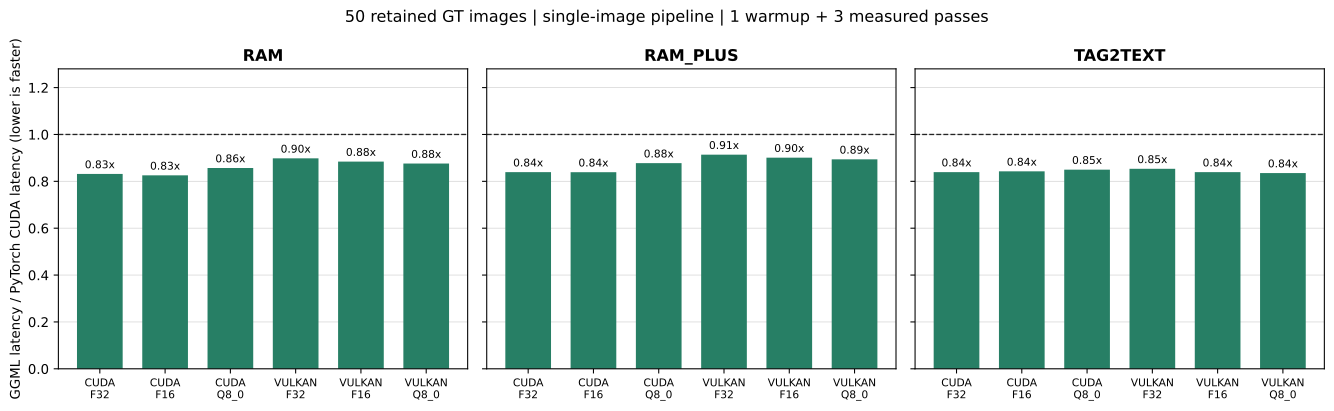

Source code (Python):
#!/usr/bin/env python3
"""Publish the measured 50-image PyTorch CUDA versus GGML matrix.

The input is a single full_eval run using batch size 1 on the Python side.
Raw run files stay ignored; this script emits a compact, reviewable summary.
"""

from __future__ import annotations

import argparse
import csv
import hashlib
import json
import platform
import subprocess
import sys
from collections import defaultdict
from pathlib import Path

import matplotlib

matplotlib.use("Agg")
import matplotlib.pyplot as plt

MODELS = ("ram", "ram_plus", "tag2text")
BACKENDS = ("cuda", "vulkan")
DTYPES = ("f32", "f16", "q8_0")
DATASETS = ("openimages_common_214", "openimages_rare_200", "imagenet_multi", "hico")


def add_gt_reference(rows: list[dict[str, str]], run_dir: Path) -> None:
    sys.path.insert(0, str(Path(__file__).resolve().parent))
    from full_eval import annotation_metrics, load_matrix, load_rows
    sidecars = Path(__file__).resolve().parent / "label_spaces"
    args = argparse.Namespace(label_space_dir=sidecars)
    references = {}
    for row in rows:
        key = row["dataset"], row["model"]
        if key not in references:
            dataset, model = key
            records = load_rows(run_dir / "manifests" / f"{dataset}.records.jsonl")
            stem = f"datasets__{dataset}__{model}__pytorch"
            predictions = load_rows(run_dir / f"{stem}.jsonl")
            byte_count = (run_dir / f"{stem}.f32").stat().st_size
            classes = byte_count // (4 * len(predictions))
            scores = load_matrix(run_dir / f"{stem}.f32", len(predictions), classes, False)
            references[key] = annotation_metrics(records, model, scores, predictions, dataset, args)
        reference = references[key]
        if reference["annotation_status"] != "ok":
            raise ValueError(f"invalid PyTorch GT label space: {key}")
        for metric in ("mAP", "CP", "CR"):
            row[f"pytorch_{metric}"] = str(reference[metric])
            row[f"delta_{metric}"] = str(float(row[metric]) - reference[metric])


def parse_args() -> argparse.Namespace:
    parser = argparse.ArgumentParser(description=__doc__)
    parser.add_argument("--run-dir", type=Path, required=True)
    parser.add_argument("--caption-run", type=Path, required=True)
    parser.add_argument("--output-dir", type=Path, default=Path(__file__).resolve().parent)
    parser.add_argument("--device", default="NVIDIA GeForce RTX 3060 (12 GiB), driver 550.144.03")
    parser.add_argument("--require-acceptance", action="store_true",
                        help="publish only complete passing runs with GPU audit logs")
    return parser.parse_args()


def load_run(path: Path) -> list[dict[str, str]]:
    with (path / "summary.csv").open(newline="", encoding="utf-8") as stream:
        rows = list(csv.DictReader(stream))
    expected = {(dataset, model, backend, dtype)
                for dataset in DATASETS for model in MODELS
                for backend in BACKENDS for dtype in DTYPES}
    actual = {(row["dataset"], row["model"], row["backend"], row["dtype"]) for row in rows}
    if len(rows) != len(expected) or actual != expected:
        raise ValueError(f"expected {len(expected)} distinct matrix rows, got {len(rows)}")
    if any(row["pytorch_batch_size"] != "1" or row["annotation_status"] != "ok" for row in rows):
        raise ValueError("the public matrix requires batch_size=1 and valid GT scoring")
    if any(int(row["images"]) != (14 if row["dataset"] == DATASETS[0] else 12) for row in rows):
        raise ValueError("dataset counts do not match the retained 50-image set")
    return rows


def load_caption(path: Path) -> dict:
    payload = json.loads((path / "caption_results.json").read_text(encoding="utf-8"))
    expected = {(backend, dtype) for backend in BACKENDS for dtype in DTYPES}
    rows = payload["measurements"]
    actual = {(row["backend"], row["dtype"]) for row in rows}
    if (payload["device"] != "cuda" or len(payload["images"]) != 50 or
            payload["warmup"] != 1 or payload["repeat"] != 3 or
            len(rows) != len(expected) or actual != expected or
            any(len(row["captions"]) != 50 for row in rows)):
        raise ValueError("caption run must contain the complete 50-image CUDA baseline and six GGML combinations")
    return payload


def audit_run(path: Path, caption: bool = False) -> dict:
    acceptance = json.loads((path / "acceptance.json").read_text())
    if not acceptance["passed"]:
        raise ValueError(f"acceptance failed: {path}")
    if caption:
        logs = [path / f"{backend}-{dtype}.log" for backend in BACKENDS for dtype in DTYPES]
        python_audit = json.loads((path / "pytorch_gpu_audit.json").read_text())
        if python_audit["transient_gpu_pids"] or python_audit["errors"] or not python_audit["samples"]:
            raise ValueError(f"Python caption audit failed: {path}")
    else:
        logs = [path / "logs" / f"datasets__{dataset}__{model}__{suffix}.log"
                for dataset in DATASETS for model in MODELS
                for suffix in ["pytorch"] + [f"ggml__{backend}__{dtype}"
                                             for backend in BACKENDS for dtype in DTYPES]]
    allowed = set()
    samples = 0
    for log in logs:
        text = log.read_text()
        if "--- gpu timing audit ---" not in text:
            raise ValueError(f"missing timing audit: {log}")
        audit = json.loads(text.split("--- gpu timing audit ---")[-1])
        if audit["transient_gpu_pids"] or not audit["samples"]:
            raise ValueError(f"GPU overlap or missing samples: {log}")
        allowed.update(audit["allowed_gpu_pids"])
        samples += len(audit["samples"])
    return {"acceptance": acceptance, "audited_commands": len(logs) + int(caption),
            "process_samples": samples, "allowed_gpu_pids": sorted(allowed),
            "transient_gpu_overlap": False}


def write_metadata(args: argparse.Namespace) -> None:
    import torch
    root = Path(__file__).resolve().parents[2]
    files = ("cpp_ggml/src/main.cpp", "cpp_ggml/include/ram_ggml/inference.hpp",
             "cpp_ggml/scripts/export_gguf.py", "cpp_ggml/benchmarks/full_eval.py",
             "cpp_ggml/benchmarks/python_eval.py", "cpp_ggml/benchmarks/caption_all.py",
             "cpp_ggml/build-cuda/ram-ggml", "cpp_ggml/build-vulkan/ram-ggml",
             "cpp_ggml/third_party/patches/0001-ram-ggml-v0210-integration.patch",
             "cpp_ggml/models/SHA256SUMS")
    source_hashes = {name: hashlib.sha256((root / name).read_bytes()).hexdigest() for name in files}
    model_hashes = {name: digest for digest, name in
                    (line.split() for line in (root / "cpp_ggml/models/SHA256SUMS").read_text().splitlines())}
    gpu = subprocess.run(["nvidia-smi", "--query-gpu=name,driver_version,memory.total",
                          "--format=csv,noheader"], capture_output=True, text=True, check=True)
    payload = {"tag_run": args.run_dir.name, "caption_run": args.caption_run.name,
               "gpu": gpu.stdout.strip(), "platform": platform.platform(),
               "pytorch_version": torch.__version__, "pytorch_cuda_version": torch.version.cuda,
               "ggml_revision": "8599e0ea3756c4bac4ef813af2241cb1a8bbfb0b",
               "pipeline": {"python_batch_size": 1, "cpp_threads": 8, "warmup": 1, "repeat": 3,
                            "model_loading_timed": False, "json_serialization_timed": False,
                            "cuda_tagging_compute": "FP16 inputs, FP32 accumulation/output",
                            "cuda_caption_compute": "FP32",
                            "gpu_coordination": "idle parent CUDA context during audited continuation; no compute",
                            "allowed_services": "prophet and AVM; desktop graphics may remain active"},
               "tag_audit": audit_run(args.run_dir),
               "caption_audit": audit_run(args.caption_run, caption=True),
               "source_sha256": source_hashes, "gguf_sha256": model_hashes}
    (args.output_dir / "BENCHMARK_METADATA.json").write_text(json.dumps(payload, indent=2) + "\n")


def aggregate(rows: list[dict[str, str]]) -> list[dict[str, float | str | int]]:
    groups: dict[tuple[str, str, str], list[dict[str, str]]] = defaultdict(list)
    for row in rows:
        groups[row["model"], row["backend"], row["dtype"]].append(row)
    result = []
    for model in MODELS:
        for backend in BACKENDS:
            for dtype in DTYPES:
                group = groups[model, backend, dtype]
                count = sum(int(row["images"]) for row in group)
                weighted = lambda key: sum(int(row["images"]) * float(row[key]) for row in group) / count
                py = weighted("pytorch_latency_ms")
                ggml = weighted("ggml_latency_ms")
                result.append({
                    "model": model, "backend": backend, "dtype": dtype, "images": count,
                    "pytorch_ms": py, "ggml_ms": ggml, "ggml_over_pytorch": ggml / py,
                    "speedup": py / ggml, "cross_f1": weighted("cross_f1"),
                    "minimum_dataset_f1": min(float(row["cross_f1"]) for row in group),
                    "probability_mae": weighted("pytorch_cross_mae"),
                    "failed_datasets": sum(row["ggml_faster"] != "True" for row in group),
                })
    return result


def write_csv(rows: list[dict[str, str]], path: Path) -> None:
    columns = ("dataset", "model", "backend", "dtype", "images", "pytorch_latency_ms",
               "ggml_latency_ms", "latency_ratio_ggml_over_pytorch", "ggml_faster",
               "cross_f1", "pytorch_cross_mae", "annotation_status", "mAP", "CP", "CR",
               "pytorch_mAP", "pytorch_CP", "pytorch_CR", "delta_mAP", "delta_CP", "delta_CR")
    with path.open("w", newline="", encoding="utf-8") as stream:
        writer = csv.DictWriter(stream, fieldnames=columns, lineterminator="\n")
        writer.writeheader()
        writer.writerows({key: row.get(key, "") for key in columns} for row in rows)


def write_chart(rows: list[dict[str, float | str | int]], path: Path) -> None:
    figure, axes = plt.subplots(1, 3, figsize=(14, 4.3), sharey=True)
    for axis, model in zip(axes, MODELS):
        subset = [row for row in rows if row["model"] == model]
        labels = [f"{row['backend'].upper()}\n{row['dtype'].upper()}" for row in subset]
        ratios = [float(row["ggml_over_pytorch"]) for row in subset]
        colors = ["#277f65" if ratio < 1 else "#c24c43" for ratio in ratios]
        bars = axis.bar(range(len(subset)), ratios, color=colors, width=0.7)
        axis.axhline(1, color="#252525", linewidth=1, linestyle="--")
        axis.set_title(model.upper(), fontsize=12, weight="bold")
        axis.set_xticks(range(len(subset)), labels, fontsize=8)
        axis.set_ylim(0, max(1.28, max(ratios) * 1.12))
        axis.grid(axis="y", color="#d8d8d8", linewidth=0.6)
        axis.set_axisbelow(True)
        for bar, ratio in zip(bars, ratios):
            axis.text(bar.get_x() + bar.get_width() / 2, ratio + 0.015, f"{ratio:.2f}x",
                      ha="center", va="bottom", fontsize=8)
    axes[0].set_ylabel("GGML latency / PyTorch CUDA latency (lower is faster)")
    figure.suptitle("50 retained GT images | single-image pipeline | 1 warmup + 3 measured passes")
    figure.tight_layout()
    figure.savefig(path, format="svg", bbox_inches="tight")
    plt.close(figure)


def write_accuracy_chart(rows: list[dict[str, float | str | int]], path: Path) -> None:
    figure, axes = plt.subplots(1, 3, figsize=(14, 4.3), sharey=True)
    for axis, model in zip(axes, MODELS):
        subset = [row for row in rows if row["model"] == model]
        labels = [f"{row['backend'].upper()}\n{row['dtype'].upper()}" for row in subset]
        minimums = [float(row["minimum_dataset_f1"]) for row in subset]
        colors = ["#277f65" if value >= 0.99 else "#c24c43" for value in minimums]
        bars = axis.bar(range(len(subset)), minimums, color=colors, width=0.7)
        axis.axhline(0.99, color="#252525", linewidth=1, linestyle="--")
        axis.set_title(model.upper(), fontsize=12, weight="bold")
        axis.set_xticks(range(len(subset)), labels, fontsize=8)
        axis.set_ylim(min(0.97, min(minimums) - 0.005), 1.003)
        axis.grid(axis="y", color="#d8d8d8", linewidth=0.6)
        axis.set_axisbelow(True)
        for bar, value in zip(bars, minimums):
            axis.text(bar.get_x() + bar.get_width() / 2, value + 0.0004,
                      f"{value:.4f}", ha="center", va="bottom", fontsize=8)
    axes[0].set_ylabel("Minimum dataset F1 vs official PyTorch (higher is better)")
    figure.suptitle("Tag parity | minimum across four GT datasets | acceptance F1 >= 0.99")
    figure.tight_layout()
    figure.savefig(path, format="svg", bbox_inches="tight")
    plt.close(figure)


def write_gt_chart(rows: list[dict[str, str]], path: Path) -> None:
    # Tag2Text has no GT annotations in three of the four source label spaces.
    groups = [(dataset, model) for model in ("ram", "ram_plus") for dataset in DATASETS]
    figure, axes = plt.subplots(1, 3, figsize=(14, 4.5), sharey=True)
    for axis, metric in zip(axes, ("mAP", "CP", "CR")):
        py, minimum, maximum = [], [], []
        for dataset, model in groups:
            group = [row for row in rows if row["dataset"] == dataset and row["model"] == model]
            py.append(float(group[0][f"pytorch_{metric}"]))
            values = [float(row[metric]) for row in group]
            minimum.append(min(values))
            maximum.append(max(values))
        x = list(range(len(groups)))
        axis.vlines(x, minimum, maximum, color="#277f65", linewidth=4, label="GGML range (6 variants)")
        axis.scatter(x, py, marker="x", s=40, color="#9a3a21", label="Official PyTorch CUDA", zorder=3)
        axis.set_title(metric)
        axis.set_xticks(x, [f"{model}\n{dataset.replace('openimages_', 'OI ').replace('imagenet_multi', 'ImageNet')}"
                           for dataset, model in groups], rotation=50, ha="right", fontsize=7)
        axis.set_ylim(0, 1.03)
        axis.grid(axis="y", color="#d8d8d8", linewidth=0.6)
        axis.set_axisbelow(True)
    axes[0].set_ylabel("Score against GT (higher is better)")
    axes[-1].legend(fontsize=8, loc="upper right")
    figure.suptitle("RAM / RAM++ GT metrics | Python reference and all GGML formats/backends")
    figure.tight_layout()
    figure.savefig(path, format="svg", bbox_inches="tight")
    plt.close(figure)


def write_caption_outputs(payload: dict, directory: Path) -> None:
    baseline = payload["reference_latency_ms"]
    rows = payload["measurements"]
    with (directory / "caption_matrix_6.csv").open("w", newline="", encoding="utf-8") as stream:
        writer = csv.writer(stream, lineterminator="\n")
        writer.writerow(("backend", "dtype", "images", "pytorch_cuda_ms", "ggml_ms",
                         "ggml_over_pytorch", "exact_fraction", "word_f1"))
        for row in rows:
            writer.writerow((row["backend"], row["dtype"], len(payload["images"]), baseline,
                             row["latency_ms"], row["latency_ms"] / baseline,
                             row["exact_fraction"], row["word_f1"]))
    labels = [f"{row['backend'].upper()}\n{row['dtype'].upper()}" for row in rows]
    ratios = [row["latency_ms"] / baseline for row in rows]
    colors = ["#277f65" if ratio < 1 else "#c24c43" for ratio in ratios]
    figure, axis = plt.subplots(figsize=(8.5, 4.3))
    bars = axis.bar(range(len(rows)), ratios, color=colors, width=0.65)
    axis.axhline(1, color="#252525", linewidth=1, linestyle="--")
    axis.set_xticks(range(len(rows)), labels)
    axis.set_ylabel("GGML caption latency / PyTorch CUDA latency (lower is faster)")
    axis.set_ylim(0, max(1.3, max(ratios) * 1.13))
    axis.grid(axis="y", color="#d8d8d8", linewidth=0.6)
    axis.set_axisbelow(True)
    for bar, ratio in zip(bars, ratios):
        axis.text(bar.get_x() + bar.get_width() / 2, ratio + 0.015, f"{ratio:.2f}x",
                  ha="center", va="bottom", fontsize=9)
    figure.suptitle("Tag2Text caption | 50 GT images | batch 1 | warmup 1 + repeats 3")
    figure.tight_layout()
    figure.savefig(directory / "caption_latency.svg", format="svg", bbox_inches="tight")
    plt.close(figure)
    figure, axis = plt.subplots(figsize=(8.5, 4.3))
    positions = list(range(len(rows)))
    axis.bar([x - 0.18 for x in positions], [row["exact_fraction"] for row in rows],
             width=0.36, color="#277f65", label="Exact caption")
    axis.bar([x + 0.18 for x in positions], [row["word_f1"] for row in rows],
             width=0.36, color="#3279ad", label="Word F1")
    axis.axhline(0.99, color="#252525", linewidth=1, linestyle="--", label="Acceptance 0.99")
    axis.set_xticks(positions, labels)
    axis.set_ylim(min(0.95, min(row["exact_fraction"] for row in rows) - 0.02), 1.01)
    axis.set_ylabel("Agreement with official PyTorch caption (higher is better)")
    axis.grid(axis="y", color="#d8d8d8", linewidth=0.6)
    axis.set_axisbelow(True)
    axis.legend(fontsize=8, loc="lower right")
    figure.suptitle("Tag2Text caption parity | all 50 GT images | six GPU combinations")
    figure.tight_layout()
    figure.savefig(directory / "caption_accuracy.svg", format="svg", bbox_inches="tight")
    plt.close(figure)


def write_markdown(rows: list[dict[str, str]], aggregated: list[dict[str, float | str | int]],
                   caption: dict,
                   args: argparse.Namespace, path: Path) -> None:
    failures = [row for row in rows if row["ggml_faster"] != "True"]
    overall_failures = [row for row in aggregated if float(row["ggml_over_pytorch"]) >= 1]
    lines = [
        "# PyTorch CUDA and GGML latency matrix", "",
        "Model downloads: [GitHub RAM release](https://github.com/Asher-1/cloudViewer_downloads/releases/tag/RAM) "
        "and [Hugging Face RAM_GGUF](https://huggingface.co/Asher-1/RAM_GGUF/tree/main).", "",
        f"Measured on `{args.device}` from `{args.run_dir.name}`. The retained GT set has 50 images "
        "(OpenImages common 14, rare 12, ImageNet multi 12, HICO 12). "
        "All three model families, both GPU backends and F32/F16/Q8_0 are represented.", "",
        "Both engines keep the model resident. Timed work is image decode, resize/normalization, "
        "host-to-device transfer, tag inference, host readback and threshold selection. "
        "The official PyTorch CUDA baseline uses batch size 1; both engines use one first-image "
        "warmup and three measured passes per image. Numbers below are image-count-weighted "
        "arithmetic means across the four datasets. Model loading and JSONL serialization are excluded. "
        "GGML/PyTorch below 1.00 means GGML is faster. Each timed command passed the "
        "GPU compute-process audit; overlap attempts were discarded. Two explicitly allowed "
        "resident services and desktop graphics remained present. An idle parent CUDA context "
        "coordinates cooperative benchmarks across model-loading gaps. These timings describe "
        "this shared workstation, not an uncontended hardware ceiling. Model, executable and "
        "source hashes, protocol and audit counts are in [BENCHMARK_METADATA.json](BENCHMARK_METADATA.json).", "",
        "![GGML to PyTorch CUDA latency ratio](latency_matrix.svg)", "",
        "| Model | Backend | GGUF | PyTorch CUDA ms | GGML ms | GGML/PyTorch | Tag F1 | Minimum dataset F1 | Probability MAE | Slower datasets |",
        "|---|---|---|---:|---:|---:|---:|---:|---:|---:|",
    ]
    for row in aggregated:
        lines.append(f"| {row['model']} | {row['backend']} | {row['dtype']} | "
                     f"{float(row['pytorch_ms']):.2f} | {float(row['ggml_ms']):.2f} | "
                     f"{float(row['ggml_over_pytorch']):.3f}x | {float(row['cross_f1']):.4f} | "
                     f"{float(row['minimum_dataset_f1']):.4f} | "
                     f"{float(row['probability_mae']):.5f} | {row['failed_datasets']}/4 |")
    lines += [
        "", "## Acceptance", "",
        f"- The 50-image aggregate speed target passes for {len(aggregated) - len(overall_failures)}/18 "
        f"model/backend/format combinations. The strict per-dataset speed target passes for "
        f"{len(rows) - len(failures)}/72 rows.",
        ("- All 18 aggregate combinations meet the speed target." if not overall_failures else
         "- The aggregate speed target is **not fully met**. The failed combinations are: "
         + ", ".join(f"`{row['model']} {row['backend']} {row['dtype']}` "
                     f"({float(row['ggml_over_pytorch']):.3f}x)" for row in overall_failures) + "."),
        f"- The per-dataset tag parity target (F1 >= 0.99) passes for "
        f"{sum(float(row['cross_f1']) >= 0.99 for row in rows)}/72 rows; "
        f"the minimum is {min(float(row['cross_f1']) for row in rows):.6f}. "
        "Each model/backend/format's minimum is shown alongside its weighted mean.",
        "- All 72 GT rows have `annotation_status=ok`. Tag F1 compares thresholded PyTorch and GGML "
        "sets; it is not a GT score. The per-dataset GT `mAP`, `CP`, `CR`, and every individual "
        "speed result are in [latency_matrix_72.csv](latency_matrix_72.csv).",
        "- RAM and RAM++ expose tags only. Tag2Text caption decoding is a separate pipeline; "
        "tag latency and F1 do not establish caption parity.", "",
        "![Minimum dataset tag parity](tag_accuracy.svg)", "",
        "![GT metrics: PyTorch versus six GGML variants](gt_metrics.svg)", "",
        "The GT chart covers RAM and RAM++. Its green range contains the six GGML "
        "backend/format values, with the official Python value shown as a cross. The CSV "
        "includes `pytorch_mAP/CP/CR` and GGML-minus-Python differences. Tag2Text's GT "
        "scores on rare/ImageNet/HICO are zero-target diagnostics because those datasets "
        "do not supply Tag2Text GT; they are excluded from this chart.", "",
        "The diagnostic report [ALIGNMENT_DIAGNOSIS.md](ALIGNMENT_DIAGNOSIS.md) explains "
        "the CUDA activation quantization error, selective RAM Q8 policy, FP32 accumulation, "
        "constant caching and Vulkan dispatch/copy reductions. CUDA tagging auto mode uses "
        "FP16 matrix inputs with FP32 accumulation/output, including a resident converted "
        "matrix cache for F32 GGUF weights. `--cuda-compute f32` selects FP32 inputs.", "",
        "## Tag2Text image-to-caption", "",
        f"Measured from `{args.caption_run.name}` on the same 50 images. Official PyTorch CUDA: "
        f"**{caption['reference_latency_ms']:.2f} ms/image**. Both engines keep weights resident, "
        "use batch size 1, one first-image warmup and three measured passes per image. "
        "Timing includes decode, preprocessing, transfer, tag and text generation, and output readback; "
        "model loading and JSONL serialization are excluded. Captions are compared byte-for-byte "
        "and with lexical word F1 against Python, not against human GT captions.", "",
        "![Tag2Text caption latency ratio](caption_latency.svg)", "",
        "![Tag2Text exact-caption and word F1 agreement](caption_accuracy.svg)", "",
        "| Backend | GGUF | PyTorch CUDA ms | GGML ms | GGML/PyTorch | Exact caption | Word F1 |",
        "|---|---|---:|---:|---:|---:|---:|",
    ]
    for row in caption["measurements"]:
        lines.append(f"| {row['backend']} | {row['dtype']} | "
                     f"{caption['reference_latency_ms']:.2f} | {row['latency_ms']:.2f} | "
                     f"{row['latency_ms'] / caption['reference_latency_ms']:.3f}x | "
                     f"{row['exact_fraction']:.3f} | {row['word_f1']:.3f} |")
    faster_captions = sum(row["latency_ms"] < caption["reference_latency_ms"]
                          for row in caption["measurements"])
    exact_failures = sum(row["exact_fraction"] < 0.99 for row in caption["measurements"])
    exact_status = ("All six combinations meet the requested 0.99 exact-wording target "
                    "on these 50 frames. " if exact_failures == 0 else
                    f"Exact wording is below the requested 0.99 target for "
                    f"**{exact_failures}/6** combinations. ")
    lines += [
        "", f"Caption latency is lower for **{faster_captions}/6** GGML combinations. "
        + exact_status + "Lexical word F1 does not replace exact parity. "
        "The machine-readable table is [caption_matrix_6.csv](caption_matrix_6.csv). "
        "The ignored raw run keeps all 50 Python and GGML sentences for audit.",
        "", "The preview below shows a representative source image beside the Python "
        "sentence and all six GGML sentences. Generate all 50 full-resolution panels "
        "with `visualize_outputs.py`.", "",
        "![Source image and word-level caption comparison](caption_examples.webp)",
        "", "All 50 caption panels are indexed in [visualizations/README.md](visualizations/README.md). "
        "The 150 model/image tagging panels, including explicit extra/missing tags and GT, "
        "are indexed in [visualizations/tags/README.md](visualizations/tags/README.md). "
        "Raw panels remain local and ignored; the previews below are tracked.", "",
        "![Source image, GT and Python versus six GGML tag sets](tag_examples.webp)",
        "", "## Reproduce", "", "```bash",
        "python3 cpp_ggml/benchmarks/full_eval.py --scope datasets --run \\",
        "  --backends cuda vulkan --dtypes f32 f16 q8_0 \\",
        "  --batch-size 1 --warmup 1 --repeat 3 --threads 8 \\",
        "  --label-space-dir cpp_ggml/benchmarks/label_spaces --check-acceptance --wait-gpu-idle",
        "python3 cpp_ggml/benchmarks/caption_all.py --scope datasets \\",
        "  --backends cuda vulkan --dtypes f32 f16 q8_0 --warmup 1 --repeat 3 --check-acceptance --wait-gpu-idle",
        "python3 cpp_ggml/benchmarks/latency_matrix.py \\",
        "  --run-dir cpp_ggml/benchmarks/full_eval/run-YYYYMMDD-HHMMSS \\",
        "  --caption-run cpp_ggml/benchmarks/full_eval/caption-YYYYMMDD-HHMMSS --require-acceptance",
        "python3 cpp_ggml/benchmarks/visualize_outputs.py \\",
        "  --caption-run cpp_ggml/benchmarks/full_eval/caption-YYYYMMDD-HHMMSS \\",
        "  --preview-output cpp_ggml/benchmarks/caption_examples.webp",
        "python3 cpp_ggml/benchmarks/visualize_tags.py \\",
        "  --run-dir cpp_ggml/benchmarks/full_eval/run-YYYYMMDD-HHMMSS \\",
        "  --preview-output cpp_ggml/benchmarks/tag_examples.webp",
        "```", "",
        "Every per-dataset result remains visible in the CSV. "
        "The speed result is hardware- and driver-specific and does not prove a universal advantage. "
        "On a shared GPU add `--wait-gpu-idle` and repeat `--allow-gpu-pid PID` only for "
        "explicitly allowed long-lived services. Every monitored command records process samples; "
        "the tagging harness retries commands with detected transient overlap.", "",
    ]
    path.write_text("\n".join(lines), encoding="utf-8")


def main() -> int:
    args = parse_args()
    rows = load_run(args.run_dir)
    add_gt_reference(rows, args.run_dir)
    caption = load_caption(args.caption_run)
    aggregated = aggregate(rows)
    args.output_dir.mkdir(parents=True, exist_ok=True)
    if args.require_acceptance:
        write_metadata(args)
    write_csv(rows, args.output_dir / "latency_matrix_72.csv")
    write_chart(aggregated, args.output_dir / "latency_matrix.svg")
    write_accuracy_chart(aggregated, args.output_dir / "tag_accuracy.svg")
    write_gt_chart(rows, args.output_dir / "gt_metrics.svg")
    write_caption_outputs(caption, args.output_dir)
    write_markdown(rows, aggregated, caption, args, args.output_dir / "LATENCY_MATRIX.md")
    print(f"published {len(aggregated)} tag aggregates, {len(rows)} dataset rows and "
          f"{len(caption['measurements'])} caption rows to {args.output_dir}")
    return 0


if __name__ == "__main__":
    raise SystemExit(main())
